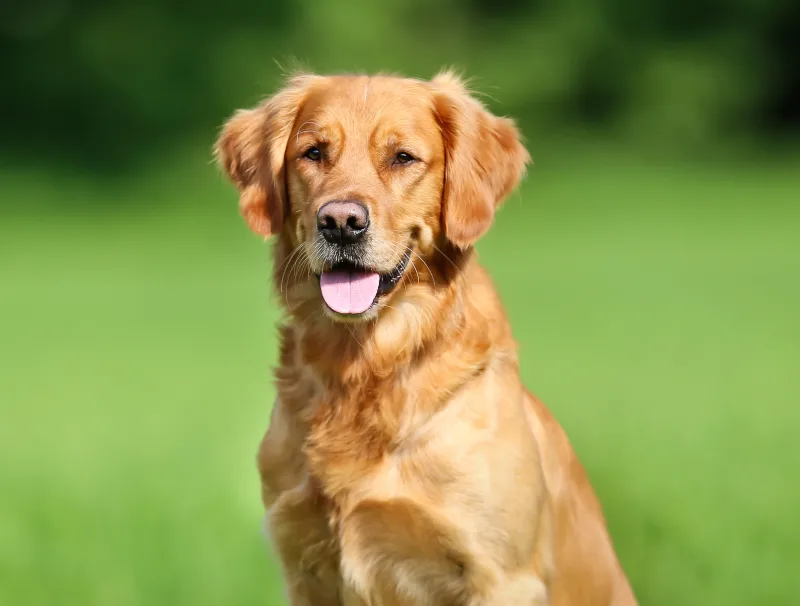
%> input picture GoldenDog.png, 800 x 606 px, given in place of truck3.png, which was not available
$ octave histograms.m   (GNU Octave 9; MATLAB toolbox functions it lacks are replaced by stand-ins)
%> lines starting %> are read from the running program, lines starting %| are printed output that depends on the picture; in (x1, y1, x2, y2) boxes, pixels count from 0 and x2, y2 are one past the last pixel; in counts of white or black regions, pixels touching at a corner belong together; the program's own positions count from 1; pictures that were not available may be replaced by others from this repository, and a replacement may not be noted
%       Histograms and Point Operations

pkg load image

img = imread("C:/Users/rednb/Desktop/Processing/truck3.png");
%> img is the input picture: size 606x800x3 uint8; mean R, G, B 133.1, 145.8, 74
img2 = imread("C:/Users/rednb/Desktop/Processing/GoldenDog.png");

% To use 'imhist()' img must be converted to grayscale!

img = rgb2gray(img);    % truck
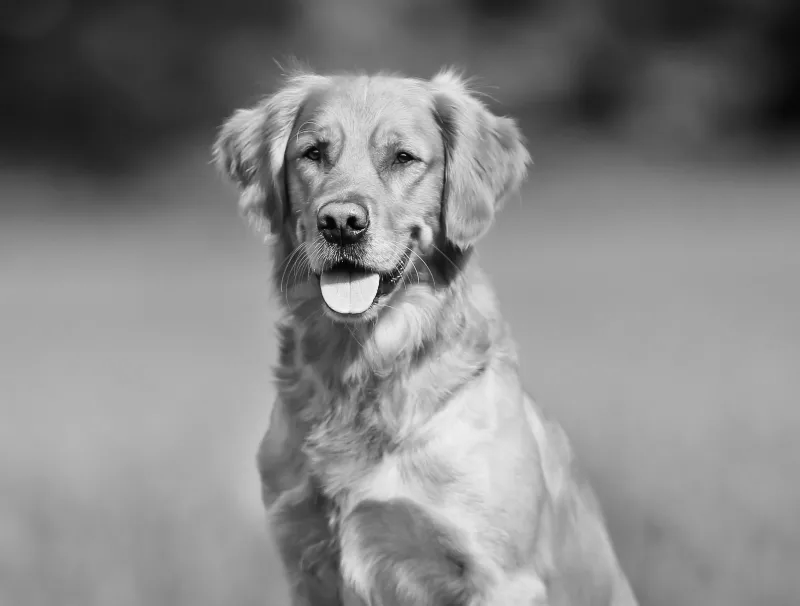
%> img: size 606x800 uint8; min 0, max 247, mean 133.8
img2 = rgb2gray(img2);  % doggo

imhist(img2);           % shows histogram of original gray img
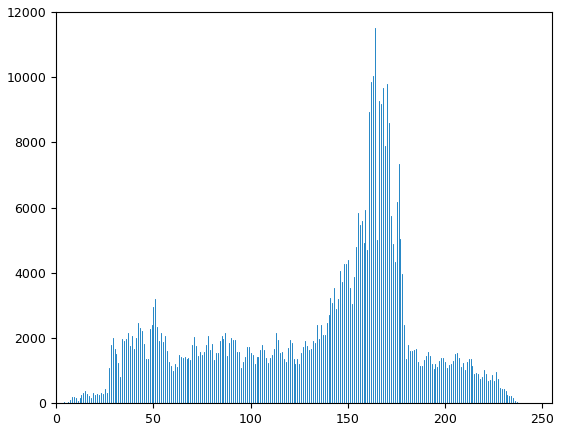
%> figure redrawn from the program's plot data; highest point at x = 164, y = 11506

new_img = (img2 > 200); % new image with threshold of 200 applied
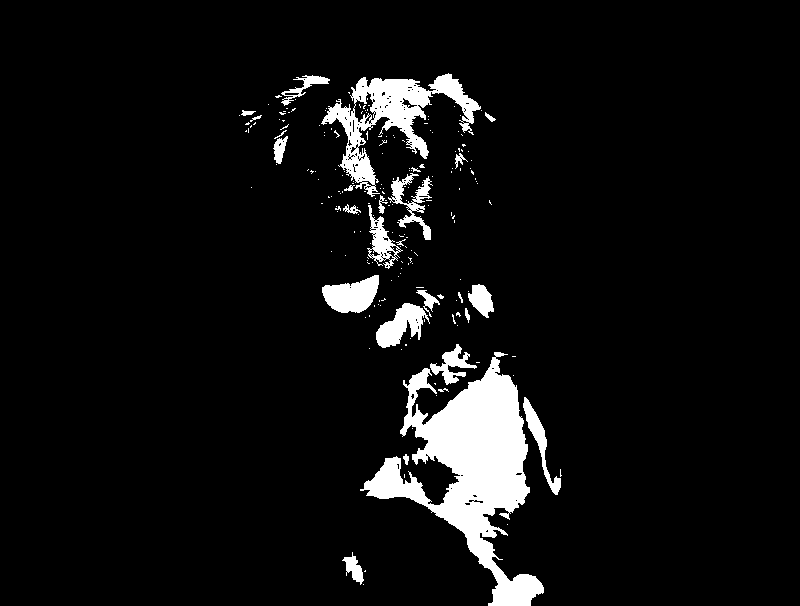
%> new_img: size 606x800 logical; 6.4% white; 198 white regions (170 under 20 px), largest, box (x1, y1, x2, y2) and area: (360, 352, 544, 606) 16734, (321, 73, 481, 197) 5769, (322, 275, 379, 313) 1435

%figure(1);imshow(new_img, []);    % Display new image in B&W (need '[]')


%        Digital Negative


% F(D)= 255 - Img. Creates negative version of img
figure(1);imshow(img2);title('Default Img','fontsize',20)
figure(2);imshow(255-img2);title('Digital Negative Img','fontsize',20)
%> after `imshow(255-img2)`:
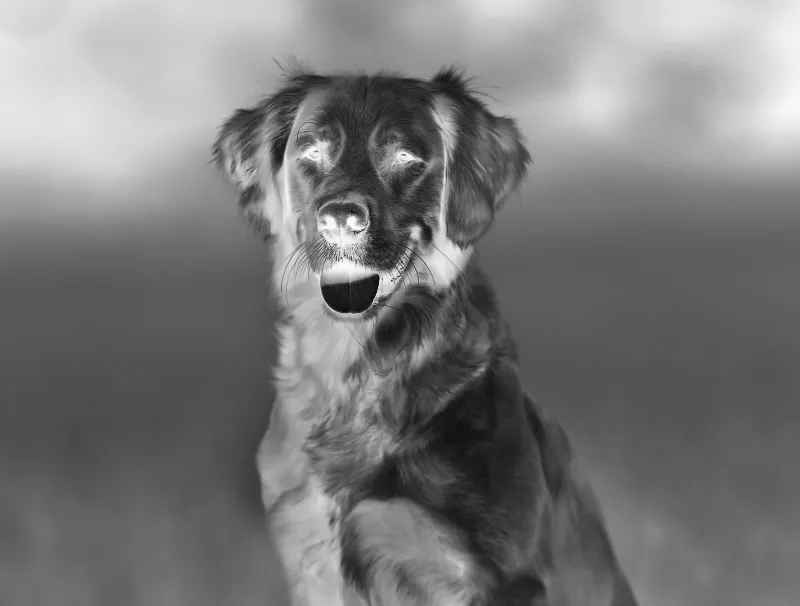
%> displayed picture: size 606x800, on the screen's scale of 0 to 255; min 8, max 255, mean 121.2


%        Contrast Stretching


L = 0;     % low range
H = 200;   % high range

con_img = 255/(H - L)*(double(img2)-L); % formula for changing contrast
con_img(con_img > 255) = 255;           % clip max value in img to be 255
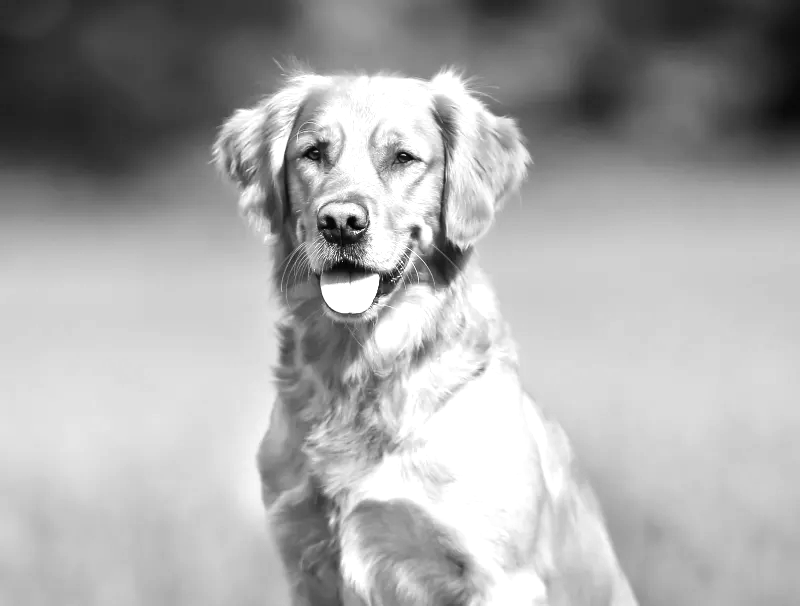
%> con_img: size 606x800 double; min 0, max 255, mean 169.4
%figure(3); imshow(con_img, []);title('Contrasting Img','fontsize',20)
%imhist(uint8(con_img));

%automatic contrast function
figure(3);imshow(imadjust(img2));title('Imadjust Function','fontsize',20)


%        Histogram Equalization


%  Tries to unify the intensity values of an img
J = histeq(img2); % Uses Cumlative Density Function to find Probability of Intensity value
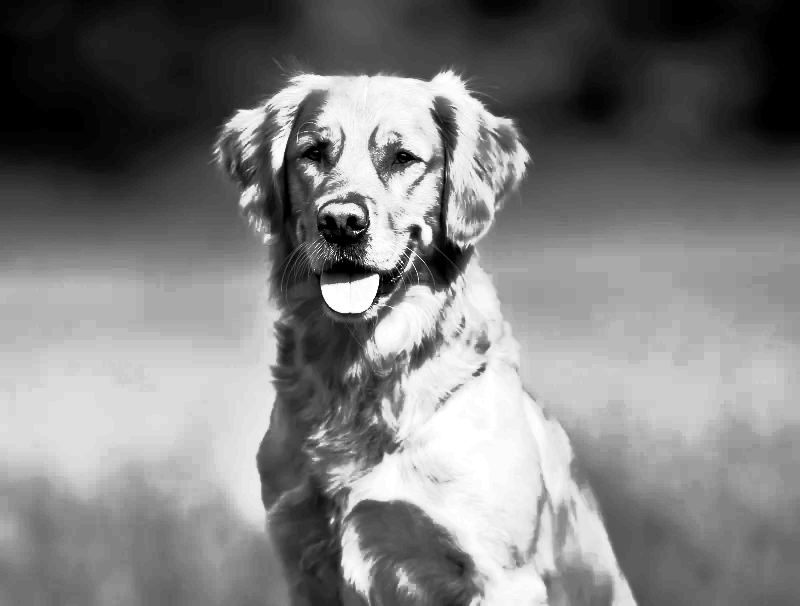
%> J: size 606x800 uint8; min 0, max 255, mean 126.7
figure(4);imshow(J);title('Histogram Equalization Img','fontsize',20)
%figure(5);imhist(J);title('Histogram Equalization','fontsize',20)


%        Gamma correction

c=5;
gamma = .6;               % y = gamma
result = c * img2.^gamma; % s = cr^y  gamma formula
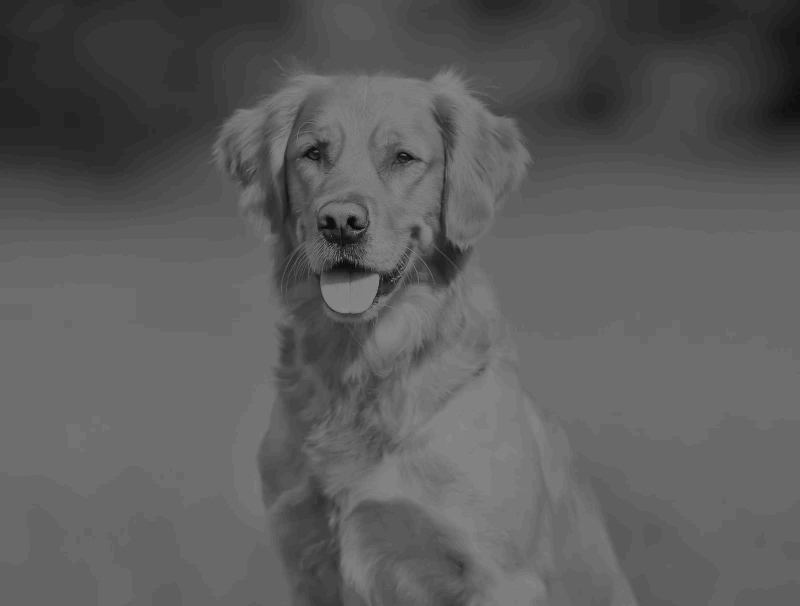
%> result: size 606x800 uint8; min 0, max 135, mean 92.2

figure(5); imshow(result);title('Gamma corrected','fontsize',20)
% Gamma deals with device power output/lumminance of img
